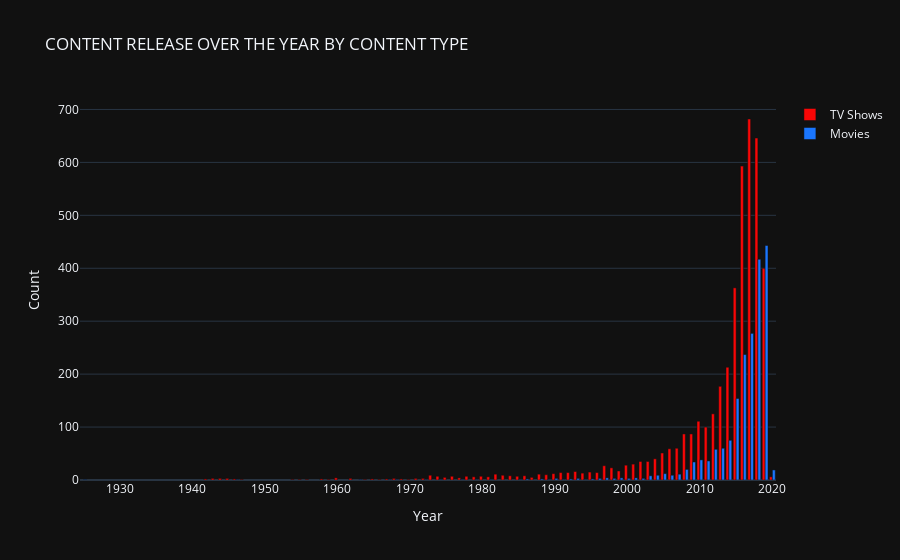

Notebook cell for this chart:
### Code cell
temp_df1 = movies['year'].value_counts().reset_index()
temp_df2 = tv['year'].value_counts().reset_index()


# create trace1
trace1 = go.Bar(
                x = temp_df1['index'],
                y = temp_df1['year'],
                name="TV Shows",
                marker = dict(color = 'rgb(249, 6, 6)'))
# create trace2 
trace2 = go.Bar(
                x = temp_df2['index'],
                y = temp_df2['year'],
                name = "Movies",
                marker = dict(color = 'rgb(26, 118, 255)'))


layout = go.Layout(template= "plotly_dark",title = 'CONTENT RELEASE OVER THE YEAR BY CONTENT TYPE' , xaxis = dict(title = 'Year'), yaxis = dict(title = 'Count'))
fig = go.Figure(data = [trace1, trace2], layout = layout)
fig.show()

### Figure 1 — Plotly figure (JSON) as saved in the notebook; plotly's stock layout.template omitted (floating-point values rounded to 4 significant figures)
{"data": [{"marker": {"color": "rgb(249, 6, 6)"}, "name": "TV Shows", "type": "bar", "x": [2017, 2018, 2016, 2019, 2015, 2014, 2013, 2012, 2010, 2011, 2008, 2009, 2007, 2006, 2005, 2004, 2002, 2003, 2001, 2000, 1997, 1998, 1999, 1993, 1995, 1992, 1991, 1996, 1994, 1990, 1988, 1982, 1989, 1973, 1983, 1984, 1986, 1978, 1980, 1976, 1974, 1985, 1981, 2020, 1979, 1987, 1975, 1977, 1960, 1968, 1972, 1944, 1945, 1962, 1971, 1943, 1958, 1942, 1965, 1967, 1969, 1946, 1954, 1966, 1970, 1947, 1955, 1959, 1964, 1956], "y": [682, 646, 593, 400, 363, 213, 177, 125, 111, 100, 87, 87, 60, 59, 51, 40, 35, 35, 30, 28, 27, 23, 17, 16, 15, 14, 14, 14, 13, 12, 11, 11, 10, 9, 9, 8, 8, 7, 7, 7, 7, 7, 6, 6, 6, 5, 5, 4, 4, 3, 3, 3, 3, 3, 3, 3, 2, 2, 2, 2, 2, 2, 1, 1, 1, 1, 1, 1, 1, 1]}, {"marker": {"color": "rgb(26, 118, 255)"}, "name": "Movies", "type": "bar", "x": [2019, 2018, 2017, 2016, 2015, 2014, 2013, 2012, 2010, 2011, 2009, 2008, 2020, 2005, 2007, 2006, 2004, 2003, 2001, 1999, 1997, 1990, 1993, 1996, 1998, 2000, 2002, 1995, 1992, 1988, 1986, 1974, 1946, 1963, 1967, 1968, 1972, 1981, 1977, 1979, 1994, 1985, 1989, 1991, 1925], "y": [443, 417, 277, 237, 154, 75, 60, 58, 38, 36, 34, 20, 19, 12, 11, 9, 9, 8, 4, 4, 4, 3, 3, 3, 3, 3, 3, 2, 2, 2, 2, 1, 1, 1, 1, 1, 1, 1, 1, 1, 1, 1, 1, 1, 1]}], "layout": {"title": {"text": "CONTENT RELEASE OVER THE YEAR BY CONTENT TYPE"}, "xaxis": {"title": {"text": "Year"}}, "yaxis": {"title": {"text": "Count"}}}}
